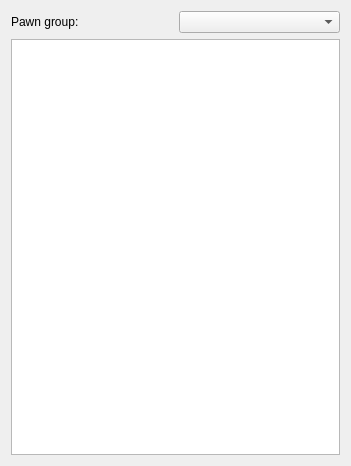
<?xml version="1.0" encoding="UTF-8"?>
<ui version="4.0">
 <class>PawnGroupsWidget</class>
 <widget class="QWidget" name="PawnGroupsWidget">
  <property name="geometry">
   <rect>
    <x>0</x>
    <y>0</y>
    <width>351</width>
    <height>466</height>
   </rect>
  </property>
  <property name="windowTitle">
   <string>Form</string>
  </property>
  <layout class="QVBoxLayout" name="verticalLayout">
   <item>
    <layout class="QHBoxLayout" name="horizontalLayout">
     <item>
      <widget class="QLabel" name="lbPawnGroup">
       <property name="text">
        <string>Pawn group:</string>
       </property>
      </widget>
     </item>
     <item>
      <widget class="QComboBox" name="cbPawnGroups"/>
     </item>
    </layout>
   </item>
   <item>
    <widget class="QListWidget" name="lwPawnGroupMembers"/>
   </item>
  </layout>
 </widget>
 <resources/>
 <connections/>
</ui>
